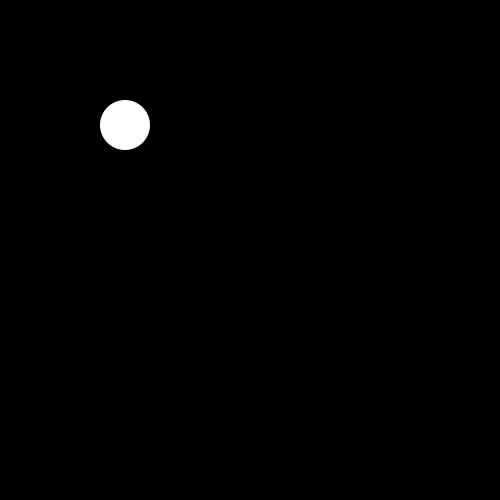
Frame 1 (no input)
Frame 60 (the mouse pressed at the canvas centre just before this capture): identical to frame 1, image omitted
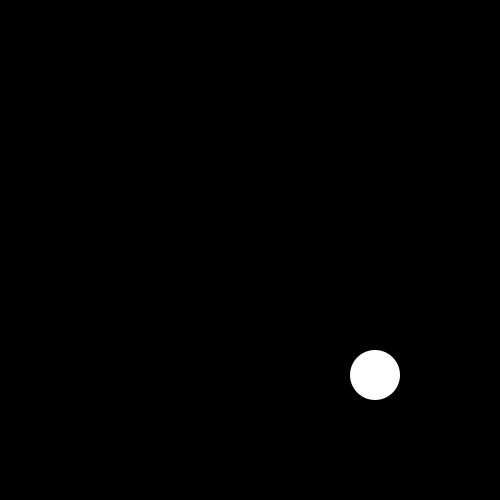
Frame 120 (the mouse held since frame 60 and released just before this capture)

The Processing sketch that drew these frames (run headless with seeded random() and noise(); from frame 60 on, the mouse is pressed at the canvas centre):

// Processing sketch: Day08_4_ifElse_advanced
// ── Day08_4_ifElse_advanced.pde
/* 
  If/Else - Nested
  
  You can put if-statements inside of for-loops inside of if-statements...
  basically, if your brain can handle it, Processing almost certainly can.
  These require a little more attention than regular loops, but they're
  great for testing several things at once. Use these as a way to practice
  working through the logical implications of your statements.
*/

void setup() {
 size(500, 500); // size is 500x500
 smooth(); // smooth the circles
 noStroke();
}

void draw() {
 background(0); // let's set the background to 0
 if (mouseX < width/2) { // if the mouse xPos is less than half the width of the sketch
  if (mouseY < height/2) { // and if the mouse yPos is less than half the height of the sketch
   ellipse(width/4, height/4, 50, 50); // draw an ellipse here
  } else {  // but if the yPos is greater than half the height of the sketch
    ellipse (width/4, height*.75, 50, 50); // draw it here instead
  }
 } else { // but if the xPos is greater than half the width of the sketch
  if (mouseY < height/2) { // and the yPos is less than half the height of the sketch
   ellipse(width*.75, height/4, 50, 50); // draw the ellipse here
  } else { // but if the yPos is greater than half the ehight of the sketch
    ellipse(width*.75, height*.75, 50, 50); // draw it here instead
  }
 }
} // phew!

void mouseReleased() { // if the mouse has been released...
  fill(random(255), random(255), random(255)); // fill it with random colors 
}
